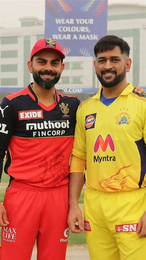
%> input picture 6th_Templet/dhoni-virat.png, 146 x 260 px, shrunk from 474 x 842 before the run
$ octave templet.m   (GNU Octave 9; MATLAB toolbox functions it lacks are replaced by stand-ins)
%> lines starting %> are read from the running program, lines starting %| are printed output that depends on the picture; in (x1, y1, x2, y2) boxes, pixels count from 0 and x2, y2 are one past the last pixel; in counts of white or black regions, pixels touching at a corner belong together; the program's own positions count from 1
% Clear workspace and command window
clc;
clear;

% --- Step 1: Load Images ---
% Load the main image (larger image)
img = imread("D:\Sem_3_Lab\CV\6th_Templet\dhoni-virat.png");
%> img is the input picture: size 260x146x3 uint8; mean R, G, B 184.5, 130, 91
% Load the template (smaller image)
template = imread("D:\Sem_3_Lab\CV\6th_Templet\virat.png");
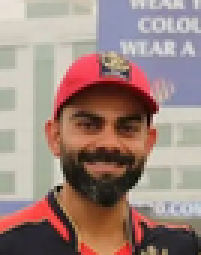
%> input picture 6th_Templet/virat.png, 67 x 85 px, shrunk from 217 x 275 before the run (shown 3 times larger)
%> template is the input picture: size 85x67x3 uint8; mean R, G, B 157.1, 133.1, 126

% Check if images were loaded successfully
if isempty(img) || isempty(template)
    disp('Error: Could not open or find the image/template.');
    return;
end

% --- Step 2: Convert to Grayscale ---
% MATLAB's template matching function 'normxcorr2' works best with grayscale images.
if size(img, 3) == 3
    img_gray = rgb2gray(img);
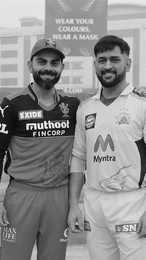
%> img_gray: size 260x146 uint8; min 0, max 255, mean 141.8
else
    img_gray = img;
end

if size(template, 3) == 3
    template_gray = rgb2gray(template);
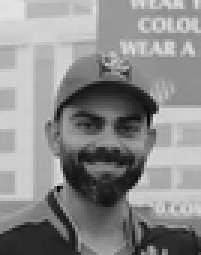
%> template_gray: size 85x67 uint8 (shown 3 times larger); min 9, max 227, mean 139.5
else
    template_gray = template;
end

% --- Step 3: Perform Template Matching ---
% Use the normalized 2-D cross-correlation function.
% It returns a correlation matrix 'C'.
C = normxcorr2(template_gray, img_gray);
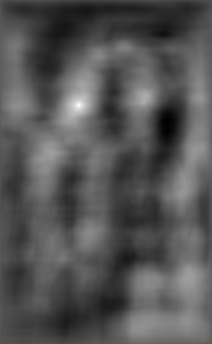
%> C: size 344x212 double; min -0.514, max 0.989, mean -0.01; drawn with min black and max white

% --- Step 4: Find the Best Match Location ---
% Find the peak correlation value and its location.
[max_val, max_loc_idx] = max(C(:));
%> max_val = 0.989; max_loc_idx = 26938
[ypeak, xpeak] = ind2sub(size(C), max_loc_idx);
%> ypeak = 106; xpeak = 79

% Calculate the top-left corner coordinates of the matched area.
% The output of normxcorr2 is padded, so we adjust the coordinates.
[h, w] = size(template_gray);
%> h = 85; w = 67
top_left_y = ypeak - h + 1;
%> top_left_y = 22
top_left_x = xpeak - w + 1;
%> top_left_x = 13

% --- Step 5: Draw a Rectangle Around the Matched Area ---
% Create an RGB version of the original image for drawing the rectangle in color.
result_img = img;
result_img = insertShape(result_img, 'Rectangle', [top_left_x, top_left_y, w, h], 'Color', 'red', 'LineWidth', 3);
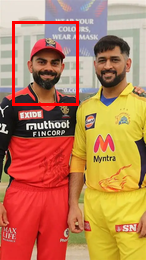
%> result_img: size 260x146x3 uint8; 2.31% of pixels changed, all inside (x1, y1, x2, y2) = (12, 21, 79, 106)

% --- Step 6: Display Results ---
figure('Name', 'Template Matching Results', 'NumberTitle', 'off');

subplot(1, 2, 1);
imshow(img);
title('Original Image');

subplot(1, 2, 2);
imshow(result_img);
title('Template Matched');
